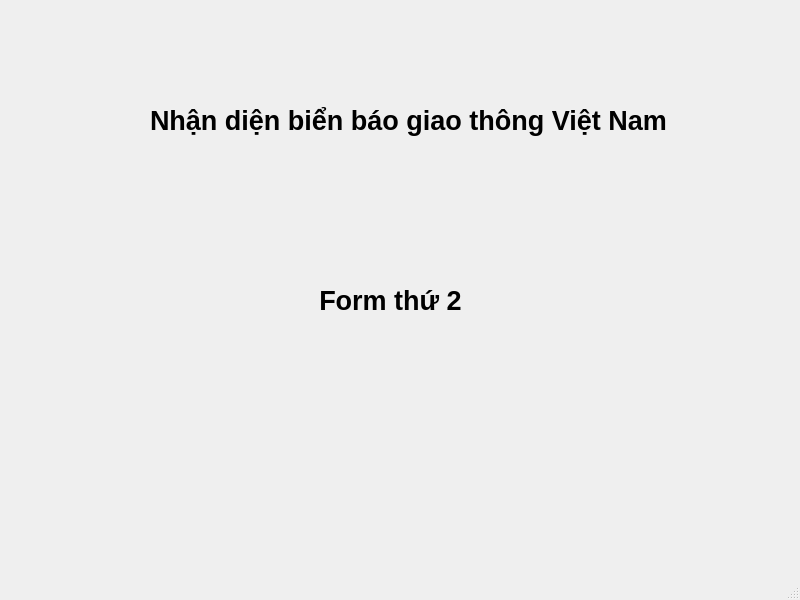
<?xml version="1.0" encoding="UTF-8"?>
<ui version="4.0">
 <class>SecondWindow</class>
 <widget class="QMainWindow" name="SecondWindow">
  <property name="geometry">
   <rect>
    <x>0</x>
    <y>0</y>
    <width>800</width>
    <height>600</height>
   </rect>
  </property>
  <property name="windowTitle">
   <string>MainWindow</string>
  </property>
  <widget class="QWidget" name="centralwidget">
   <widget class="QLabel" name="label">
    <property name="geometry">
     <rect>
      <x>150</x>
      <y>80</y>
      <width>521</width>
      <height>81</height>
     </rect>
    </property>
    <property name="font">
     <font>
      <pointsize>20</pointsize>
      <weight>75</weight>
      <italic>false</italic>
      <bold>true</bold>
      <underline>false</underline>
      <strikeout>false</strikeout>
     </font>
    </property>
    <property name="text">
     <string>Nhận diện biển báo giao thông Việt Nam</string>
    </property>
   </widget>
   <widget class="QLabel" name="label_2">
    <property name="geometry">
     <rect>
      <x>130</x>
      <y>260</y>
      <width>521</width>
      <height>81</height>
     </rect>
    </property>
    <property name="font">
     <font>
      <pointsize>20</pointsize>
      <weight>75</weight>
      <italic>false</italic>
      <bold>true</bold>
      <underline>false</underline>
      <strikeout>false</strikeout>
     </font>
    </property>
    <property name="text">
     <string>Form thứ 2</string>
    </property>
    <property name="alignment">
     <set>Qt::AlignCenter</set>
    </property>
   </widget>
  </widget>
  <widget class="QMenuBar" name="menubar">
   <property name="geometry">
    <rect>
     <x>0</x>
     <y>0</y>
     <width>800</width>
     <height>24</height>
    </rect>
   </property>
  </widget>
  <widget class="QStatusBar" name="statusbar"/>
 </widget>
 <resources/>
 <connections/>
</ui>
